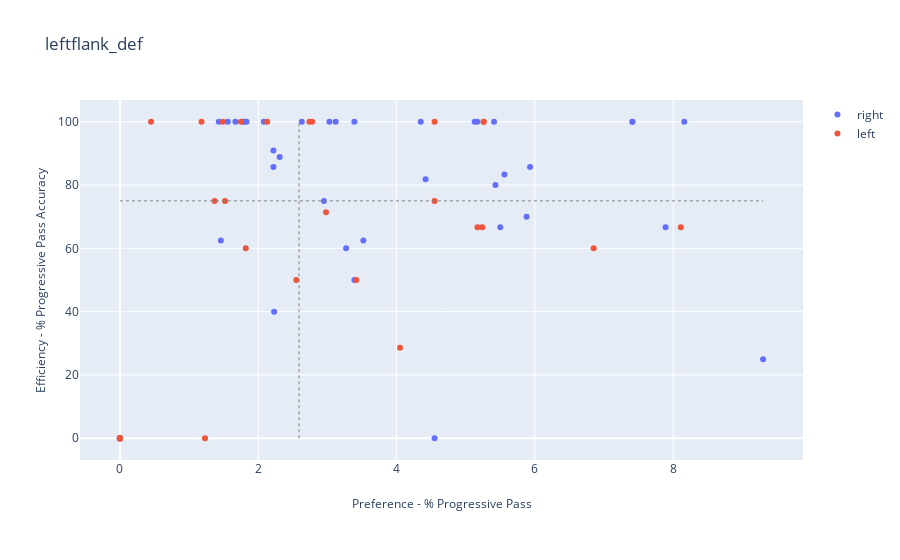
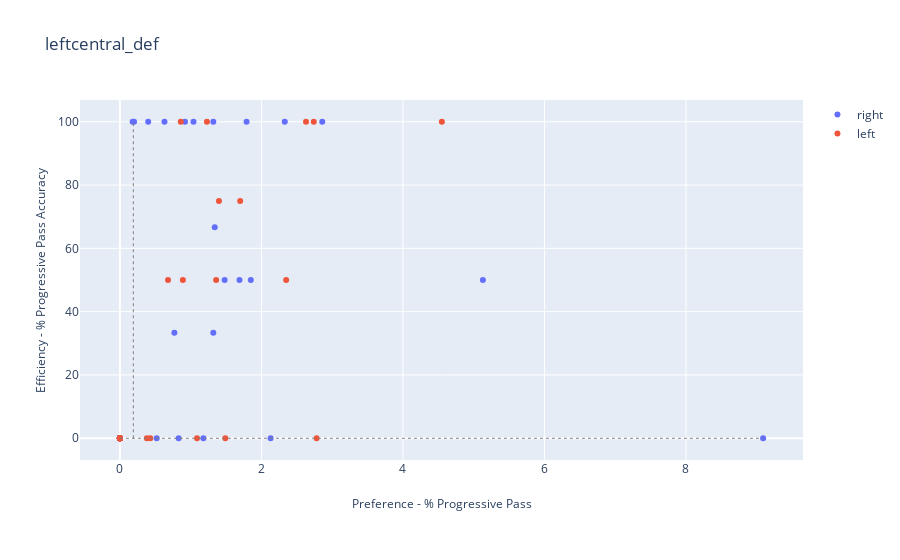
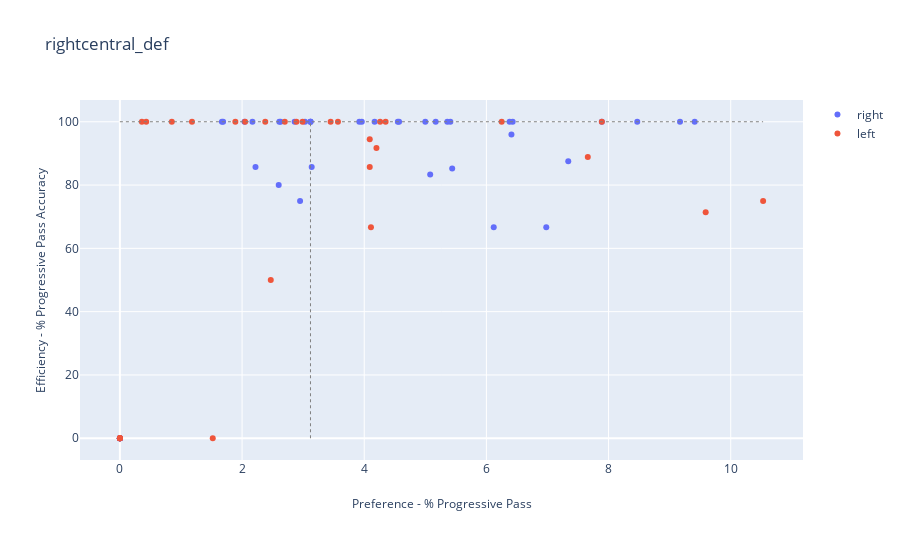
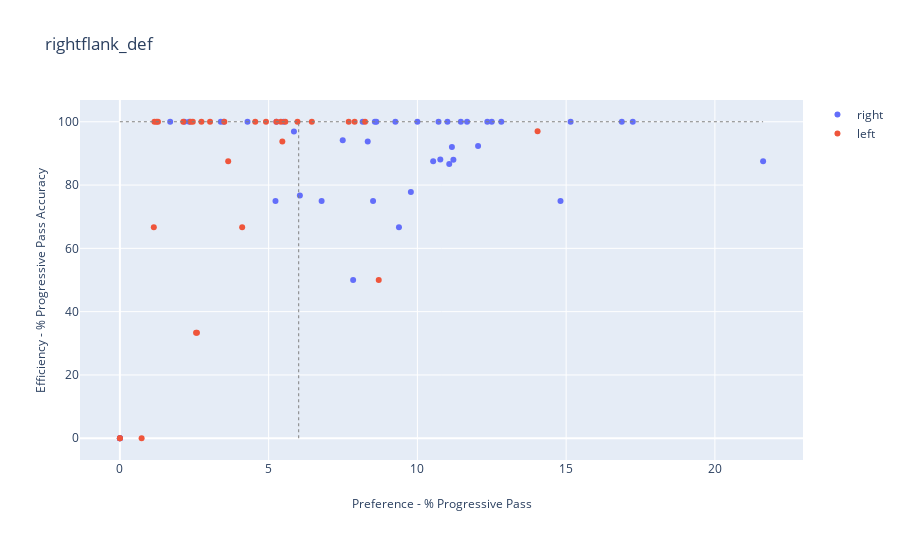

Notebook cell for these charts, in order:
### Code cell
plot_preference_accuracy_region(defender_attrs_lcb_plot_prefacc)

### Figure 1 — Plotly figure (JSON) as saved in the notebook; plotly's stock layout.template omitted (floating-point values rounded to 4 significant figures)
{"data": [{"hoverinfo": "text", "mode": "markers", "name": "right", "text": ["Name: AdrianMariappa<br>Position: L_CB<br>Team:Watford<br>Coords:(4.35, 100.0)", "Name: AhmedHegazi<br>Position: LCB<br>Team:West Brom<br>Coords:(5.13, 100.0)", "Name: AhmedHegazi<br>Position: L_CB<br>Team:West Brom<br>Coords:(5.93, 85.71)", "Name: AlfieMawson<br>Position: LCB<br>Team:Swansea<br>Coords:(2.23, 40.0)", "Name: AlfieMawson<br>Position: L_CB<br>Team:Swansea<br>Coords:(4.42, 81.82)", "Name: AntonioRudiger<br>Position: LCB<br>Team:Chelsea<br>Coords:(2.22, 85.71)", "Name: AshleyWilliams<br>Position: L_CB<br>Team:Everton<br>Coords:(2.08, 100.0)", "Name: CalumChambers<br>Position: L_CB<br>Team:Arsenal<br>Coords:(3.12, 100.0)", "Name: ChrisSmalling<br>Position: L_CB<br>Team:Man Utd<br>Coords:(0.0, 0)", "Name: ChristianKabasele<br>Position: LCB<br>Team:Watford<br>Coords:(0.0, 0)", "Name: ChristianKabasele<br>Position: L_CB<br>Team:Watford<br>Coords:(5.56, 83.33)", "Name: ChristopherSchindler<br>Position: L_CB<br>Team:Huddersfield<br>Coords:(2.95, 75.0)", "Name: DeclanRice<br>Position: LCB<br>Team:West Ham<br>Coords:(4.55, 0.0)", "Name: DejanLovren<br>Position: L_CB<br>Team:Liverpool<br>Coords:(1.67, 100.0)", "Name: FlorianLejeune<br>Position: L_CB<br>Team:Newcastle<br>Coords:(3.52, 62.5)", "Name: GaryCahill<br>Position: LCB<br>Team:Chelsea<br>Coords:(1.56, 100.0)", "Name: GeoffCameron<br>Position: LCB<br>Team:Stoke<br>Coords:(0.0, 0)", "Name: HarryMaguire<br>Position: L_CB<br>Team:Leicester<br>Coords:(2.22, 90.91)", "Name: JamesCollins<br>Position: LCB<br>Team:West Ham<br>Coords:(0.0, 0)", "Name: JamesTarkowski<br>Position: L_CB<br>Team:Burnley<br>Coords:(5.43, 80.0)", "Name: JamesTomkins<br>Position: L_CB<br>Team:Crystal Palace<br>Coords:(7.89, 66.67)", "Name: JonnyEvans<br>Position: LCB<br>Team:West Brom<br>Coords:(1.79, 100.0)", "Name: JonnyEvans<br>Position: L_CB<br>Team:West Brom<br>Coords:(5.5, 66.67)", "Name: KurtZouma<br>Position: L_CB<br>Team:Stoke<br>Coords:(3.39, 50.0)", "Name: LaurentKoscielny<br>Position: LCB<br>Team:Arsenal<br>Coords:(0.0, 0)", "Name: LaurentKoscielny<br>Position: L_CB<br>Team:Arsenal<br>Coords:(5.17, 100.0)", "Name: LewisDunk<br>Position: L_CB<br>Team:Brighton<br>Coords:(2.31, 88.89)", "Name: MayaYoshida<br>Position: L_CB<br>Team:Southampton<br>Coords:(9.3, 25.0)", "Name: MichaelKeane<br>Position: L_CB<br>Team:Everton<br>Coords:(3.27, 60.0)", "Name: NicolasOtamendi<br>Position: LCB<br>Team:Man City<br>Coords:(1.43, 100.0)", "Name: NicolasOtamendi<br>Position: L_CB<br>Team:Man City<br>Coords:(1.46, 62.5)", "Name: PhilJagielka<br>Position: LCB<br>Team:Everton<br>Coords:(0.0, 0)", "Name: PhilJagielka<br>Position: L_CB<br>Team:Everton<br>Coords:(3.03, 100.0)", "Name: PhilJones<br>Position: LCB<br>Team:Man Utd<br>Coords:(0.0, 0)", "Name: PhilJones<br>Position: L_CB<br>Team:Man Utd<br>Coords:(5.88, 70.0)", "Name: RobHolding<br>Position: LCB<br>Team:Arsenal<br>Coords:(7.41, 100.0)", "Name: RobHolding<br>Position: L_CB<br>Team:Arsenal<br>Coords:(8.16, 100.0)", "Name: ScottDann<br>Position: L_CB<br>Team:Crystal Palace<br>Coords:(3.39, 100.0)", "Name: ShkodranMustafi<br>Position: L_CB<br>Team:Arsenal<br>Coords:(0.0, 0)", "Name: TobyAlderweireld<br>Position: L_CB<br>Team:Spurs<br>Coords:(2.63, 100.0)", "Name: VictorNilssonLindelof<br>Position: L_CB<br>Team:Man Utd<br>Coords:(7.41, 100.0)", "Name: VirgilvanDijk<br>Position: L_CB<br>Team:Liverpool<br>Coords:(1.79, 100.0)", "Name: VirgilvanDijk<br>Position: L_CB<br>Team:Southampton<br>Coords:(1.83, 100.0)", "Name: WinstonReid<br>Position: L_CB<br>Team:West Ham<br>Coords:(5.41, 100.0)"], "type": "scatter", "x": [4.35, 5.13, 5.93, 2.23, 4.42, 2.22, 2.08, 3.12, 0, 0, 5.56, 2.95, 4.55, 1.67, 3.52, 1.56, 0, 2.22, 0, 5.43, 7.89, 1.79, 5.5, 3.39, 0, 5.17, 2.31, 9.3, 3.27, 1.43, 1.46, 0, 3.03, 0, 5.88, 7.41, 8.16, 3.39, 0, 2.63, 7.41, 1.79, 1.83, 5.41], "y": [100, 100, 85.71, 40, 81.82, 85.71, 100, 100, 0, 0, 83.33, 75, 0, 100, 62.5, 100, 0, 90.91, 0, 80, 66.67, 100, 66.67, 50, 0, 100, 88.89, 25, 60, 100, 62.5, 0, 100, 0, 70, 100, 100, 100, 0, 100, 100, 100, 100, 100]}, {"hoverinfo": "text", "mode": "markers", "name": "left", "text": ["Name: AaronCresswell<br>Position: LCB<br>Team:West Ham<br>Coords:(1.82, 60.0)", "Name: AngeloOgbonna<br>Position: LCB<br>Team:West Ham<br>Coords:(8.11, 66.67)", "Name: AngeloOgbonna<br>Position: L_CB<br>Team:West Ham<br>Coords:(1.18, 100.0)", "Name: AymericLaporte<br>Position: L_CB<br>Team:Man City<br>Coords:(1.75, 100.0)", "Name: BenMee<br>Position: L_CB<br>Team:Burnley<br>Coords:(5.24, 66.67)", "Name: BrunoMartinsIndi<br>Position: LCB<br>Team:Stoke<br>Coords:(0.0, 0)", "Name: BrunoMartinsIndi<br>Position: L_CB<br>Team:Stoke<br>Coords:(2.78, 100.0)", "Name: CiaranClark<br>Position: LCB<br>Team:Newcastle<br>Coords:(0.0, 0)", "Name: CiaranClark<br>Position: L_CB<br>Team:Newcastle<br>Coords:(4.05, 28.57)", "Name: EliaquimMangala<br>Position: L_CB<br>Team:Man City<br>Coords:(2.13, 100.0)", "Name: ErikPieters<br>Position: LCB<br>Team:Stoke<br>Coords:(0.0, 0)", "Name: JanVertonghen<br>Position: LCB<br>Team:Spurs<br>Coords:(2.98, 71.43)", "Name: JanVertonghen<br>Position: L_CB<br>Team:Spurs<br>Coords:(4.55, 75.0)", "Name: JoseHolebas<br>Position: LCB<br>Team:Watford<br>Coords:(0.0, 0)", "Name: KevinWimmer<br>Position: LCB<br>Team:Stoke<br>Coords:(1.23, 0.0)", "Name: KevinWimmer<br>Position: L_CB<br>Team:Stoke<br>Coords:(5.26, 100.0)", "Name: MamadouSakho<br>Position: L_CB<br>Team:Crystal Palace<br>Coords:(5.17, 66.67)", "Name: MarcosRojo<br>Position: L_CB<br>Team:Man Utd<br>Coords:(2.74, 100.0)", "Name: MiguelBritos<br>Position: LCB<br>Team:Watford<br>Coords:(4.55, 100.0)", "Name: MiguelBritos<br>Position: L_CB<br>Team:Watford<br>Coords:(1.49, 100.0)", "Name: NachoMonreal<br>Position: LCB<br>Team:Arsenal<br>Coords:(1.52, 75.0)", "Name: NachoMonreal<br>Position: L_CB<br>Team:Arsenal<br>Coords:(5.26, 100.0)", "Name: NathanAke<br>Position: LCB<br>Team:Bournemouth<br>Coords:(6.85, 60.0)", "Name: NathanAke<br>Position: L_CB<br>Team:Bournemouth<br>Coords:(2.55, 50.0)", "Name: PaulDummett<br>Position: LCB<br>Team:Newcastle<br>Coords:(0.0, 0)", "Name: RagnarKlavan<br>Position: L_CB<br>Team:Liverpool<br>Coords:(0.45, 100.0)", "Name: SeadKolasinac<br>Position: LCB<br>Team:Arsenal<br>Coords:(0.0, 0)", "Name: TyroneMings<br>Position: LCB<br>Team:Bournemouth<br>Coords:(0.0, 0)", "Name: WesleyHoedt<br>Position: LCB<br>Team:Southampton<br>Coords:(3.42, 50.0)", "Name: WesleyHoedt<br>Position: L_CB<br>Team:Southampton<br>Coords:(1.37, 75.0)"], "type": "scatter", "x": [1.82, 8.11, 1.18, 1.75, 5.24, 0, 2.78, 0, 4.05, 2.13, 0, 2.98, 4.55, 0, 1.23, 5.26, 5.17, 2.74, 4.55, 1.49, 1.52, 5.26, 6.85, 2.55, 0, 0.45, 0, 0, 3.42, 1.37], "y": [60, 66.67, 100, 100, 66.67, 0, 100, 0, 28.57, 100, 0, 71.43, 75, 0, 0, 100, 66.67, 100, 100, 100, 75, 100, 60, 50, 0, 100, 0, 0, 50, 75]}], "layout": {"annotations": [{"showarrow": false, "text": "Preference - % Progressive Pass", "x": 0.5, "xref": "paper", "y": -0.15, "yref": "paper"}, {"showarrow": false, "text": "Efficiency - % Progressive Pass Accuracy", "textangle": -90, "x": -0.07, "xref": "paper", "y": 0.5, "yref": "paper"}], "autosize": true, "margin": {"b": 100}, "shapes": [{"line": {"color": "Grey", "dash": "dot", "width": 1}, "type": "line", "x0": 2.59, "x1": 2.59, "xref": "x", "y0": 0, "y1": 100, "yref": "y"}, {"line": {"color": "Grey", "dash": "dot", "width": 1}, "type": "line", "x0": 0, "x1": 9.3, "xref": "x", "y0": 75, "y1": 75, "yref": "y"}], "showlegend": true, "title": {"text": "leftflank_def"}, "xaxis": {"autorange": true, "range": [-0.5768, 9.877], "type": "linear"}, "yaxis": {"autorange": true, "range": [-7.471, 107.5], "type": "linear"}}}

### Figure 2 — Plotly figure (JSON) as saved in the notebook; plotly's stock layout.template omitted (floating-point values rounded to 4 significant figures)
{"data": [{"hoverinfo": "text", "mode": "markers", "name": "right", "text": ["Name: AdrianMariappa<br>Position: L_CB<br>Team:Watford<br>Coords:(0.0, 0)", "Name: AhmedHegazi<br>Position: LCB<br>Team:West Brom<br>Coords:(5.13, 50.0)", "Name: AhmedHegazi<br>Position: L_CB<br>Team:West Brom<br>Coords:(1.69, 50.0)", "Name: AlfieMawson<br>Position: LCB<br>Team:Swansea<br>Coords:(1.34, 66.67)", "Name: AlfieMawson<br>Position: L_CB<br>Team:Swansea<br>Coords:(0.4, 100.0)", "Name: AntonioRudiger<br>Position: LCB<br>Team:Chelsea<br>Coords:(0.63, 100.0)", "Name: AshleyWilliams<br>Position: L_CB<br>Team:Everton<br>Coords:(1.04, 100.0)", "Name: CalumChambers<br>Position: L_CB<br>Team:Arsenal<br>Coords:(0.0, 0)", "Name: ChrisSmalling<br>Position: L_CB<br>Team:Man Utd<br>Coords:(0.0, 0)", "Name: ChristianKabasele<br>Position: LCB<br>Team:Watford<br>Coords:(0.0, 0)", "Name: ChristianKabasele<br>Position: L_CB<br>Team:Watford<br>Coords:(1.85, 50.0)", "Name: ChristopherSchindler<br>Position: L_CB<br>Team:Huddersfield<br>Coords:(1.48, 50.0)", "Name: DeclanRice<br>Position: LCB<br>Team:West Ham<br>Coords:(9.09, 0.0)", "Name: DejanLovren<br>Position: L_CB<br>Team:Liverpool<br>Coords:(0.83, 0.0)", "Name: FlorianLejeune<br>Position: L_CB<br>Team:Newcastle<br>Coords:(1.32, 33.33)", "Name: GaryCahill<br>Position: LCB<br>Team:Chelsea<br>Coords:(0.52, 0.0)", "Name: GeoffCameron<br>Position: LCB<br>Team:Stoke<br>Coords:(2.86, 100.0)", "Name: HarryMaguire<br>Position: L_CB<br>Team:Leicester<br>Coords:(0.2, 100.0)", "Name: JamesCollins<br>Position: LCB<br>Team:West Ham<br>Coords:(0.0, 0)", "Name: JamesTarkowski<br>Position: L_CB<br>Team:Burnley<br>Coords:(0.0, 0)", "Name: JamesTomkins<br>Position: L_CB<br>Team:Crystal Palace<br>Coords:(1.32, 100.0)", "Name: JonnyEvans<br>Position: LCB<br>Team:West Brom<br>Coords:(1.79, 100.0)", "Name: JonnyEvans<br>Position: L_CB<br>Team:West Brom<br>Coords:(0.92, 100.0)", "Name: KurtZouma<br>Position: L_CB<br>Team:Stoke<br>Coords:(0.0, 0)", "Name: LaurentKoscielny<br>Position: LCB<br>Team:Arsenal<br>Coords:(0.0, 0)", "Name: LaurentKoscielny<br>Position: L_CB<br>Team:Arsenal<br>Coords:(0.0, 0)", "Name: LewisDunk<br>Position: L_CB<br>Team:Brighton<br>Coords:(0.77, 33.33)", "Name: MayaYoshida<br>Position: L_CB<br>Team:Southampton<br>Coords:(2.33, 100.0)", "Name: MichaelKeane<br>Position: L_CB<br>Team:Everton<br>Coords:(0.0, 0)", "Name: NicolasOtamendi<br>Position: LCB<br>Team:Man City<br>Coords:(0.0, 0)", "Name: NicolasOtamendi<br>Position: L_CB<br>Team:Man City<br>Coords:(0.18, 100.0)", "Name: PhilJagielka<br>Position: LCB<br>Team:Everton<br>Coords:(0.0, 0)", "Name: PhilJagielka<br>Position: L_CB<br>Team:Everton<br>Coords:(0.0, 0)", "Name: PhilJones<br>Position: LCB<br>Team:Man Utd<br>Coords:(0.0, 0)", "Name: PhilJones<br>Position: L_CB<br>Team:Man Utd<br>Coords:(1.18, 0.0)", "Name: RobHolding<br>Position: LCB<br>Team:Arsenal<br>Coords:(0.0, 0)", "Name: RobHolding<br>Position: L_CB<br>Team:Arsenal<br>Coords:(0.0, 0)", "Name: ScottDann<br>Position: L_CB<br>Team:Crystal Palace<br>Coords:(0.0, 0)", "Name: ShkodranMustafi<br>Position: L_CB<br>Team:Arsenal<br>Coords:(2.13, 0.0)", "Name: TobyAlderweireld<br>Position: L_CB<br>Team:Spurs<br>Coords:(0.0, 0)", "Name: VictorNilssonLindelof<br>Position: L_CB<br>Team:Man Utd<br>Coords:(0.0, 0)", "Name: VirgilvanDijk<br>Position: L_CB<br>Team:Liverpool<br>Coords:(0.0, 0)", "Name: VirgilvanDijk<br>Position: L_CB<br>Team:Southampton<br>Coords:(0.0, 0)", "Name: WinstonReid<br>Position: L_CB<br>Team:West Ham<br>Coords:(0.0, 0)"], "type": "scatter", "x": [0, 5.13, 1.69, 1.34, 0.4, 0.63, 1.04, 0, 0, 0, 1.85, 1.48, 9.09, 0.83, 1.32, 0.52, 2.86, 0.2, 0, 0, 1.32, 1.79, 0.92, 0, 0, 0, 0.77, 2.33, 0, 0, 0.18, 0, 0, 0, 1.18, 0, 0, 0, 2.13, 0, 0, 0, 0, 0], "y": [0, 50, 50, 66.67, 100, 100, 100, 0, 0, 0, 50, 50, 0, 0, 33.33, 0, 100, 100, 0, 0, 100, 100, 100, 0, 0, 0, 33.33, 100, 0, 0, 100, 0, 0, 0, 0, 0, 0, 0, 0, 0, 0, 0, 0, 0]}, {"hoverinfo": "text", "mode": "markers", "name": "left", "text": ["Name: AaronCresswell<br>Position: LCB<br>Team:West Ham<br>Coords:(1.09, 0.0)", "Name: AngeloOgbonna<br>Position: LCB<br>Team:West Ham<br>Coords:(0.0, 0)", "Name: AngeloOgbonna<br>Position: L_CB<br>Team:West Ham<br>Coords:(2.35, 50.0)", "Name: AymericLaporte<br>Position: L_CB<br>Team:Man City<br>Coords:(0.0, 0)", "Name: BenMee<br>Position: L_CB<br>Team:Burnley<br>Coords:(1.4, 75.0)", "Name: BrunoMartinsIndi<br>Position: LCB<br>Team:Stoke<br>Coords:(0.0, 0)", "Name: BrunoMartinsIndi<br>Position: L_CB<br>Team:Stoke<br>Coords:(2.78, 0.0)", "Name: CiaranClark<br>Position: LCB<br>Team:Newcastle<br>Coords:(4.55, 100.0)", "Name: CiaranClark<br>Position: L_CB<br>Team:Newcastle<br>Coords:(0.0, 0)", "Name: EliaquimMangala<br>Position: L_CB<br>Team:Man City<br>Coords:(0.0, 0)", "Name: ErikPieters<br>Position: LCB<br>Team:Stoke<br>Coords:(0.0, 0)", "Name: JanVertonghen<br>Position: LCB<br>Team:Spurs<br>Coords:(0.43, 0.0)", "Name: JanVertonghen<br>Position: L_CB<br>Team:Spurs<br>Coords:(1.36, 50.0)", "Name: JoseHolebas<br>Position: LCB<br>Team:Watford<br>Coords:(0.0, 0)", "Name: KevinWimmer<br>Position: LCB<br>Team:Stoke<br>Coords:(1.23, 100.0)", "Name: KevinWimmer<br>Position: L_CB<br>Team:Stoke<br>Coords:(2.63, 100.0)", "Name: MamadouSakho<br>Position: L_CB<br>Team:Crystal Palace<br>Coords:(0.86, 100.0)", "Name: MarcosRojo<br>Position: L_CB<br>Team:Man Utd<br>Coords:(0.0, 0)", "Name: MiguelBritos<br>Position: LCB<br>Team:Watford<br>Coords:(0.0, 0)", "Name: MiguelBritos<br>Position: L_CB<br>Team:Watford<br>Coords:(1.49, 0.0)", "Name: NachoMonreal<br>Position: LCB<br>Team:Arsenal<br>Coords:(0.38, 0.0)", "Name: NachoMonreal<br>Position: L_CB<br>Team:Arsenal<br>Coords:(0.0, 0)", "Name: NathanAke<br>Position: LCB<br>Team:Bournemouth<br>Coords:(2.74, 100.0)", "Name: NathanAke<br>Position: L_CB<br>Team:Bournemouth<br>Coords:(1.7, 75.0)", "Name: PaulDummett<br>Position: LCB<br>Team:Newcastle<br>Coords:(0.0, 0)", "Name: RagnarKlavan<br>Position: L_CB<br>Team:Liverpool<br>Coords:(0.89, 50.0)", "Name: SeadKolasinac<br>Position: LCB<br>Team:Arsenal<br>Coords:(0.0, 0)", "Name: TyroneMings<br>Position: LCB<br>Team:Bournemouth<br>Coords:(0.0, 0)", "Name: WesleyHoedt<br>Position: LCB<br>Team:Southampton<br>Coords:(0.0, 0)", "Name: WesleyHoedt<br>Position: L_CB<br>Team:Southampton<br>Coords:(0.68, 50.0)"], "type": "scatter", "x": [1.09, 0, 2.35, 0, 1.4, 0, 2.78, 4.55, 0, 0, 0, 0.43, 1.36, 0, 1.23, 2.63, 0.86, 0, 0, 1.49, 0.38, 0, 2.74, 1.7, 0, 0.89, 0, 0, 0, 0.68], "y": [0, 0, 50, 0, 75, 0, 0, 100, 0, 0, 0, 0, 50, 0, 100, 100, 100, 0, 0, 0, 0, 0, 100, 75, 0, 50, 0, 0, 0, 50]}], "layout": {"annotations": [{"showarrow": false, "text": "Preference - % Progressive Pass", "x": 0.5, "xref": "paper", "y": -0.15, "yref": "paper"}, {"showarrow": false, "text": "Efficiency - % Progressive Pass Accuracy", "textangle": -90, "x": -0.07, "xref": "paper", "y": 0.5, "yref": "paper"}], "autosize": true, "margin": {"b": 100}, "shapes": [{"line": {"color": "Grey", "dash": "dot", "width": 1}, "type": "line", "x0": 0.19, "x1": 0.19, "xref": "x", "y0": 0, "y1": 100, "yref": "y"}, {"line": {"color": "Grey", "dash": "dot", "width": 1}, "type": "line", "x0": 0, "x1": 9.09, "xref": "x", "y0": 0, "y1": 0, "yref": "y"}], "showlegend": true, "title": {"text": "leftcentral_def"}, "xaxis": {"autorange": true, "range": [-0.5638, 9.654], "type": "linear"}, "yaxis": {"autorange": true, "range": [-7.471, 107.5], "type": "linear"}}}

### Figure 3 — Plotly figure (JSON) as saved in the notebook; plotly's stock layout.template omitted (floating-point values rounded to 4 significant figures)
{"data": [{"hoverinfo": "text", "mode": "markers", "name": "right", "text": ["Name: AdrianMariappa<br>Position: L_CB<br>Team:Watford<br>Coords:(0.0, 0)", "Name: AhmedHegazi<br>Position: LCB<br>Team:West Brom<br>Coords:(0.0, 0)", "Name: AhmedHegazi<br>Position: L_CB<br>Team:West Brom<br>Coords:(5.08, 83.33)", "Name: AlfieMawson<br>Position: LCB<br>Team:Swansea<br>Coords:(3.12, 100.0)", "Name: AlfieMawson<br>Position: L_CB<br>Team:Swansea<br>Coords:(6.43, 100.0)", "Name: AntonioRudiger<br>Position: LCB<br>Team:Chelsea<br>Coords:(2.22, 85.71)", "Name: AshleyWilliams<br>Position: L_CB<br>Team:Everton<br>Coords:(3.12, 100.0)", "Name: CalumChambers<br>Position: L_CB<br>Team:Arsenal<br>Coords:(3.12, 100.0)", "Name: ChrisSmalling<br>Position: L_CB<br>Team:Man Utd<br>Coords:(4.17, 100.0)", "Name: ChristianKabasele<br>Position: LCB<br>Team:Watford<br>Coords:(2.04, 100.0)", "Name: ChristianKabasele<br>Position: L_CB<br>Team:Watford<br>Coords:(0.0, 0)", "Name: ChristopherSchindler<br>Position: L_CB<br>Team:Huddersfield<br>Coords:(2.95, 75.0)", "Name: DeclanRice<br>Position: LCB<br>Team:West Ham<br>Coords:(4.55, 100.0)", "Name: DejanLovren<br>Position: L_CB<br>Team:Liverpool<br>Coords:(1.67, 100.0)", "Name: FlorianLejeune<br>Position: L_CB<br>Team:Newcastle<br>Coords:(3.96, 100.0)", "Name: GaryCahill<br>Position: LCB<br>Team:Chelsea<br>Coords:(2.6, 80.0)", "Name: GeoffCameron<br>Position: LCB<br>Team:Stoke<br>Coords:(0.0, 0)", "Name: HarryMaguire<br>Position: L_CB<br>Team:Leicester<br>Coords:(5.44, 85.19)", "Name: JamesCollins<br>Position: LCB<br>Team:West Ham<br>Coords:(0.0, 0)", "Name: JamesTarkowski<br>Position: L_CB<br>Team:Burnley<br>Coords:(2.17, 100.0)", "Name: JamesTomkins<br>Position: L_CB<br>Team:Crystal Palace<br>Coords:(2.63, 100.0)", "Name: JonnyEvans<br>Position: LCB<br>Team:West Brom<br>Coords:(5.36, 100.0)", "Name: JonnyEvans<br>Position: L_CB<br>Team:West Brom<br>Coords:(7.34, 87.5)", "Name: KurtZouma<br>Position: L_CB<br>Team:Stoke<br>Coords:(8.47, 100.0)", "Name: LaurentKoscielny<br>Position: LCB<br>Team:Arsenal<br>Coords:(0.0, 0)", "Name: LaurentKoscielny<br>Position: L_CB<br>Team:Arsenal<br>Coords:(5.17, 100.0)", "Name: LewisDunk<br>Position: L_CB<br>Team:Brighton<br>Coords:(6.41, 96.0)", "Name: MayaYoshida<br>Position: L_CB<br>Team:Southampton<br>Coords:(6.98, 66.67)", "Name: MichaelKeane<br>Position: L_CB<br>Team:Everton<br>Coords:(2.61, 100.0)", "Name: NicolasOtamendi<br>Position: LCB<br>Team:Man City<br>Coords:(2.86, 100.0)", "Name: NicolasOtamendi<br>Position: L_CB<br>Team:Man City<br>Coords:(4.57, 100.0)", "Name: PhilJagielka<br>Position: LCB<br>Team:Everton<br>Coords:(3.92, 100.0)", "Name: PhilJagielka<br>Position: L_CB<br>Team:Everton<br>Coords:(3.03, 100.0)", "Name: PhilJones<br>Position: LCB<br>Team:Man Utd<br>Coords:(5.0, 100.0)", "Name: PhilJones<br>Position: L_CB<br>Team:Man Utd<br>Coords:(9.41, 100.0)", "Name: RobHolding<br>Position: LCB<br>Team:Arsenal<br>Coords:(0.0, 0)", "Name: RobHolding<br>Position: L_CB<br>Team:Arsenal<br>Coords:(6.12, 66.67)", "Name: ScottDann<br>Position: L_CB<br>Team:Crystal Palace<br>Coords:(1.69, 100.0)", "Name: ShkodranMustafi<br>Position: L_CB<br>Team:Arsenal<br>Coords:(6.38, 100.0)", "Name: TobyAlderweireld<br>Position: L_CB<br>Team:Spurs<br>Coords:(7.89, 100.0)", "Name: VictorNilssonLindelof<br>Position: L_CB<br>Team:Man Utd<br>Coords:(0.0, 0)", "Name: VirgilvanDijk<br>Position: L_CB<br>Team:Liverpool<br>Coords:(3.14, 85.71)", "Name: VirgilvanDijk<br>Position: L_CB<br>Team:Southampton<br>Coords:(9.17, 100.0)", "Name: WinstonReid<br>Position: L_CB<br>Team:West Ham<br>Coords:(5.41, 100.0)"], "type": "scatter", "x": [0, 0, 5.08, 3.12, 6.43, 2.22, 3.12, 3.12, 4.17, 2.04, 0, 2.95, 4.55, 1.67, 3.96, 2.6, 0, 5.44, 0, 2.17, 2.63, 5.36, 7.34, 8.47, 0, 5.17, 6.41, 6.98, 2.61, 2.86, 4.57, 3.92, 3.03, 5, 9.41, 0, 6.12, 1.69, 6.38, 7.89, 0, 3.14, 9.17, 5.41], "y": [0, 0, 83.33, 100, 100, 85.71, 100, 100, 100, 100, 0, 75, 100, 100, 100, 80, 0, 85.19, 0, 100, 100, 100, 87.5, 100, 0, 100, 96, 66.67, 100, 100, 100, 100, 100, 100, 100, 0, 66.67, 100, 100, 100, 0, 85.71, 100, 100]}, {"hoverinfo": "text", "mode": "markers", "name": "left", "text": ["Name: AaronCresswell<br>Position: LCB<br>Team:West Ham<br>Coords:(0.36, 100.0)", "Name: AngeloOgbonna<br>Position: LCB<br>Team:West Ham<br>Coords:(2.7, 100.0)", "Name: AngeloOgbonna<br>Position: L_CB<br>Team:West Ham<br>Coords:(1.18, 100.0)", "Name: AymericLaporte<br>Position: L_CB<br>Team:Man City<br>Coords:(4.09, 85.71)", "Name: BenMee<br>Position: L_CB<br>Team:Burnley<br>Coords:(4.2, 91.67)", "Name: BrunoMartinsIndi<br>Position: LCB<br>Team:Stoke<br>Coords:(0.0, 0)", "Name: BrunoMartinsIndi<br>Position: L_CB<br>Team:Stoke<br>Coords:(0.0, 0)", "Name: CiaranClark<br>Position: LCB<br>Team:Newcastle<br>Coords:(0.0, 0)", "Name: CiaranClark<br>Position: L_CB<br>Team:Newcastle<br>Coords:(2.89, 100.0)", "Name: EliaquimMangala<br>Position: L_CB<br>Team:Man City<br>Coords:(4.26, 100.0)", "Name: ErikPieters<br>Position: LCB<br>Team:Stoke<br>Coords:(4.35, 100.0)", "Name: JanVertonghen<br>Position: LCB<br>Team:Spurs<br>Coords:(0.43, 100.0)", "Name: JanVertonghen<br>Position: L_CB<br>Team:Spurs<br>Coords:(4.09, 94.44)", "Name: JoseHolebas<br>Position: LCB<br>Team:Watford<br>Coords:(3.57, 100.0)", "Name: KevinWimmer<br>Position: LCB<br>Team:Stoke<br>Coords:(2.47, 50.0)", "Name: KevinWimmer<br>Position: L_CB<br>Team:Stoke<br>Coords:(7.89, 100.0)", "Name: MamadouSakho<br>Position: L_CB<br>Team:Crystal Palace<br>Coords:(3.45, 100.0)", "Name: MarcosRojo<br>Position: L_CB<br>Team:Man Utd<br>Coords:(9.59, 71.43)", "Name: MiguelBritos<br>Position: LCB<br>Team:Watford<br>Coords:(1.52, 0.0)", "Name: MiguelBritos<br>Position: L_CB<br>Team:Watford<br>Coords:(2.99, 100.0)", "Name: NachoMonreal<br>Position: LCB<br>Team:Arsenal<br>Coords:(1.89, 100.0)", "Name: NachoMonreal<br>Position: L_CB<br>Team:Arsenal<br>Coords:(10.53, 75.0)", "Name: NathanAke<br>Position: LCB<br>Team:Bournemouth<br>Coords:(4.11, 66.67)", "Name: NathanAke<br>Position: L_CB<br>Team:Bournemouth<br>Coords:(7.66, 88.89)", "Name: PaulDummett<br>Position: LCB<br>Team:Newcastle<br>Coords:(0.0, 0)", "Name: RagnarKlavan<br>Position: L_CB<br>Team:Liverpool<br>Coords:(6.25, 100.0)", "Name: SeadKolasinac<br>Position: LCB<br>Team:Arsenal<br>Coords:(2.38, 100.0)", "Name: TyroneMings<br>Position: LCB<br>Team:Bournemouth<br>Coords:(0.0, 0)", "Name: WesleyHoedt<br>Position: LCB<br>Team:Southampton<br>Coords:(0.85, 100.0)", "Name: WesleyHoedt<br>Position: L_CB<br>Team:Southampton<br>Coords:(2.05, 100.0)"], "type": "scatter", "x": [0.36, 2.7, 1.18, 4.09, 4.2, 0, 0, 0, 2.89, 4.26, 4.35, 0.43, 4.09, 3.57, 2.47, 7.89, 3.45, 9.59, 1.52, 2.99, 1.89, 10.53, 4.11, 7.66, 0, 6.25, 2.38, 0, 0.85, 2.05], "y": [100, 100, 100, 85.71, 91.67, 0, 0, 0, 100, 100, 100, 100, 94.44, 100, 50, 100, 100, 71.43, 0, 100, 100, 75, 66.67, 88.89, 0, 100, 100, 0, 100, 100]}], "layout": {"annotations": [{"showarrow": false, "text": "Preference - % Progressive Pass", "x": 0.5, "xref": "paper", "y": -0.15, "yref": "paper"}, {"showarrow": false, "text": "Efficiency - % Progressive Pass Accuracy", "textangle": -90, "x": -0.07, "xref": "paper", "y": 0.5, "yref": "paper"}], "autosize": true, "margin": {"b": 100}, "shapes": [{"line": {"color": "Grey", "dash": "dot", "width": 1}, "type": "line", "x0": 3.12, "x1": 3.12, "xref": "x", "y0": 0, "y1": 100, "yref": "y"}, {"line": {"color": "Grey", "dash": "dot", "width": 1}, "type": "line", "x0": 0, "x1": 10.53, "xref": "x", "y0": 100, "y1": 100, "yref": "y"}], "showlegend": true, "title": {"text": "rightcentral_def"}, "xaxis": {"autorange": true, "range": [-0.6531, 11.18], "type": "linear"}, "yaxis": {"autorange": true, "range": [-7.471, 107.5], "type": "linear"}}}

### Figure 4 — Plotly figure (JSON) as saved in the notebook; plotly's stock layout.template omitted (floating-point values rounded to 4 significant figures)
{"data": [{"hoverinfo": "text", "mode": "markers", "name": "right", "text": ["Name: AdrianMariappa<br>Position: L_CB<br>Team:Watford<br>Coords:(2.17, 100.0)", "Name: AhmedHegazi<br>Position: LCB<br>Team:West Brom<br>Coords:(12.82, 100.0)", "Name: AhmedHegazi<br>Position: L_CB<br>Team:West Brom<br>Coords:(3.39, 100.0)", "Name: AlfieMawson<br>Position: LCB<br>Team:Swansea<br>Coords:(11.16, 92.0)", "Name: AlfieMawson<br>Position: L_CB<br>Team:Swansea<br>Coords:(16.87, 100.0)", "Name: AntonioRudiger<br>Position: LCB<br>Team:Chelsea<br>Coords:(3.49, 100.0)", "Name: AshleyWilliams<br>Position: L_CB<br>Team:Everton<br>Coords:(11.46, 100.0)", "Name: CalumChambers<br>Position: L_CB<br>Team:Arsenal<br>Coords:(9.38, 66.67)", "Name: ChrisSmalling<br>Position: L_CB<br>Team:Man Utd<br>Coords:(12.5, 100.0)", "Name: ChristianKabasele<br>Position: LCB<br>Team:Watford<br>Coords:(0.0, 0)", "Name: ChristianKabasele<br>Position: L_CB<br>Team:Watford<br>Coords:(12.04, 92.31)", "Name: ChristopherSchindler<br>Position: L_CB<br>Team:Huddersfield<br>Coords:(11.07, 86.67)", "Name: DeclanRice<br>Position: LCB<br>Team:West Ham<br>Coords:(0.0, 0)", "Name: DejanLovren<br>Position: L_CB<br>Team:Liverpool<br>Coords:(11.67, 100.0)", "Name: FlorianLejeune<br>Position: L_CB<br>Team:Newcastle<br>Coords:(7.49, 94.12)", "Name: GaryCahill<br>Position: LCB<br>Team:Chelsea<br>Coords:(8.33, 93.75)", "Name: GeoffCameron<br>Position: LCB<br>Team:Stoke<br>Coords:(8.57, 100.0)", "Name: HarryMaguire<br>Position: L_CB<br>Team:Leicester<br>Coords:(6.05, 76.67)", "Name: JamesCollins<br>Position: LCB<br>Team:West Ham<br>Coords:(10.71, 100.0)", "Name: JamesTarkowski<br>Position: L_CB<br>Team:Burnley<br>Coords:(9.78, 77.78)", "Name: JamesTomkins<br>Position: L_CB<br>Team:Crystal Palace<br>Coords:(10.53, 87.5)", "Name: JonnyEvans<br>Position: LCB<br>Team:West Brom<br>Coords:(0.0, 0)", "Name: JonnyEvans<br>Position: L_CB<br>Team:West Brom<br>Coords:(5.5, 100.0)", "Name: KurtZouma<br>Position: L_CB<br>Team:Stoke<br>Coords:(6.78, 75.0)", "Name: LaurentKoscielny<br>Position: LCB<br>Team:Arsenal<br>Coords:(17.24, 100.0)", "Name: LaurentKoscielny<br>Position: L_CB<br>Team:Arsenal<br>Coords:(8.62, 100.0)", "Name: LewisDunk<br>Position: L_CB<br>Team:Brighton<br>Coords:(10.77, 88.1)", "Name: MayaYoshida<br>Position: L_CB<br>Team:Southampton<br>Coords:(2.33, 100.0)", "Name: MichaelKeane<br>Position: L_CB<br>Team:Everton<br>Coords:(5.23, 75.0)", "Name: NicolasOtamendi<br>Position: LCB<br>Team:Man City<br>Coords:(4.29, 100.0)", "Name: NicolasOtamendi<br>Position: L_CB<br>Team:Man City<br>Coords:(5.85, 96.88)", "Name: PhilJagielka<br>Position: LCB<br>Team:Everton<br>Coords:(7.84, 50.0)", "Name: PhilJagielka<br>Position: L_CB<br>Team:Everton<br>Coords:(15.15, 100.0)", "Name: PhilJones<br>Position: LCB<br>Team:Man Utd<br>Coords:(10.0, 100.0)", "Name: PhilJones<br>Position: L_CB<br>Team:Man Utd<br>Coords:(12.35, 100.0)", "Name: RobHolding<br>Position: LCB<br>Team:Arsenal<br>Coords:(14.81, 75.0)", "Name: RobHolding<br>Position: L_CB<br>Team:Arsenal<br>Coords:(8.16, 100.0)", "Name: ScottDann<br>Position: L_CB<br>Team:Crystal Palace<br>Coords:(1.69, 100.0)", "Name: ShkodranMustafi<br>Position: L_CB<br>Team:Arsenal<br>Coords:(8.51, 75.0)", "Name: TobyAlderweireld<br>Position: L_CB<br>Team:Spurs<br>Coords:(5.26, 100.0)", "Name: VictorNilssonLindelof<br>Position: L_CB<br>Team:Man Utd<br>Coords:(9.26, 100.0)", "Name: VirgilvanDijk<br>Position: L_CB<br>Team:Liverpool<br>Coords:(11.21, 88.0)", "Name: VirgilvanDijk<br>Position: L_CB<br>Team:Southampton<br>Coords:(11.01, 100.0)", "Name: WinstonReid<br>Position: L_CB<br>Team:West Ham<br>Coords:(21.62, 87.5)"], "type": "scatter", "x": [2.17, 12.82, 3.39, 11.16, 16.87, 3.49, 11.46, 9.38, 12.5, 0, 12.04, 11.07, 0, 11.67, 7.49, 8.33, 8.57, 6.05, 10.71, 9.78, 10.53, 0, 5.5, 6.78, 17.24, 8.62, 10.77, 2.33, 5.23, 4.29, 5.85, 7.84, 15.15, 10, 12.35, 14.81, 8.16, 1.69, 8.51, 5.26, 9.26, 11.21, 11.01, 21.62], "y": [100, 100, 100, 92, 100, 100, 100, 66.67, 100, 0, 92.31, 86.67, 0, 100, 94.12, 93.75, 100, 76.67, 100, 77.78, 87.5, 0, 100, 75, 100, 100, 88.1, 100, 75, 100, 96.88, 50, 100, 100, 100, 75, 100, 100, 75, 100, 100, 88, 100, 87.5]}, {"hoverinfo": "text", "mode": "markers", "name": "left", "text": ["Name: AaronCresswell<br>Position: LCB<br>Team:West Ham<br>Coords:(0.73, 0.0)", "Name: AngeloOgbonna<br>Position: LCB<br>Team:West Ham<br>Coords:(5.41, 100.0)", "Name: AngeloOgbonna<br>Position: L_CB<br>Team:West Ham<br>Coords:(8.24, 100.0)", "Name: AymericLaporte<br>Position: L_CB<br>Team:Man City<br>Coords:(3.51, 100.0)", "Name: BenMee<br>Position: L_CB<br>Team:Burnley<br>Coords:(2.45, 100.0)", "Name: BrunoMartinsIndi<br>Position: LCB<br>Team:Stoke<br>Coords:(6.45, 100.0)", "Name: BrunoMartinsIndi<br>Position: L_CB<br>Team:Stoke<br>Coords:(5.56, 100.0)", "Name: CiaranClark<br>Position: LCB<br>Team:Newcastle<br>Coords:(0.0, 0)", "Name: CiaranClark<br>Position: L_CB<br>Team:Newcastle<br>Coords:(1.16, 100.0)", "Name: EliaquimMangala<br>Position: L_CB<br>Team:Man City<br>Coords:(2.13, 100.0)", "Name: ErikPieters<br>Position: LCB<br>Team:Stoke<br>Coords:(8.7, 50.0)", "Name: JanVertonghen<br>Position: LCB<br>Team:Spurs<br>Coords:(1.28, 100.0)", "Name: JanVertonghen<br>Position: L_CB<br>Team:Spurs<br>Coords:(3.64, 87.5)", "Name: JoseHolebas<br>Position: LCB<br>Team:Watford<br>Coords:(0.0, 0)", "Name: KevinWimmer<br>Position: LCB<br>Team:Stoke<br>Coords:(1.23, 100.0)", "Name: KevinWimmer<br>Position: L_CB<br>Team:Stoke<br>Coords:(7.89, 100.0)", "Name: MamadouSakho<br>Position: L_CB<br>Team:Crystal Palace<br>Coords:(2.59, 33.33)", "Name: MarcosRojo<br>Position: L_CB<br>Team:Man Utd<br>Coords:(4.11, 66.67)", "Name: MiguelBritos<br>Position: LCB<br>Team:Watford<br>Coords:(3.03, 100.0)", "Name: MiguelBritos<br>Position: L_CB<br>Team:Watford<br>Coords:(5.97, 100.0)", "Name: NachoMonreal<br>Position: LCB<br>Team:Arsenal<br>Coords:(1.14, 66.67)", "Name: NachoMonreal<br>Position: L_CB<br>Team:Arsenal<br>Coords:(5.26, 100.0)", "Name: NathanAke<br>Position: LCB<br>Team:Bournemouth<br>Coords:(2.74, 100.0)", "Name: NathanAke<br>Position: L_CB<br>Team:Bournemouth<br>Coords:(14.04, 96.97)", "Name: PaulDummett<br>Position: LCB<br>Team:Newcastle<br>Coords:(4.55, 100.0)", "Name: RagnarKlavan<br>Position: L_CB<br>Team:Liverpool<br>Coords:(4.91, 100.0)", "Name: SeadKolasinac<br>Position: LCB<br>Team:Arsenal<br>Coords:(2.38, 100.0)", "Name: TyroneMings<br>Position: LCB<br>Team:Bournemouth<br>Coords:(7.69, 100.0)", "Name: WesleyHoedt<br>Position: LCB<br>Team:Southampton<br>Coords:(2.56, 33.33)", "Name: WesleyHoedt<br>Position: L_CB<br>Team:Southampton<br>Coords:(5.46, 93.75)"], "type": "scatter", "x": [0.73, 5.41, 8.24, 3.51, 2.45, 6.45, 5.56, 0, 1.16, 2.13, 8.7, 1.28, 3.64, 0, 1.23, 7.89, 2.59, 4.11, 3.03, 5.97, 1.14, 5.26, 2.74, 14.04, 4.55, 4.91, 2.38, 7.69, 2.56, 5.46], "y": [0, 100, 100, 100, 100, 100, 100, 0, 100, 100, 50, 100, 87.5, 0, 100, 100, 33.33, 66.67, 100, 100, 66.67, 100, 100, 96.97, 100, 100, 100, 100, 33.33, 93.75]}], "layout": {"annotations": [{"showarrow": false, "text": "Preference - % Progressive Pass", "x": 0.5, "xref": "paper", "y": -0.15, "yref": "paper"}, {"showarrow": false, "text": "Efficiency - % Progressive Pass Accuracy", "textangle": -90, "x": -0.07, "xref": "paper", "y": 0.5, "yref": "paper"}], "autosize": true, "margin": {"b": 100}, "shapes": [{"line": {"color": "Grey", "dash": "dot", "width": 1}, "type": "line", "x0": 6.01, "x1": 6.01, "xref": "x", "y0": 0, "y1": 100, "yref": "y"}, {"line": {"color": "Grey", "dash": "dot", "width": 1}, "type": "line", "x0": 0, "x1": 21.62, "xref": "x", "y0": 100, "y1": 100, "yref": "y"}], "showlegend": true, "title": {"text": "rightflank_def"}, "xaxis": {"autorange": true, "range": [-1.341, 22.96], "type": "linear"}, "yaxis": {"autorange": true, "range": [-7.471, 107.5], "type": "linear"}}}
